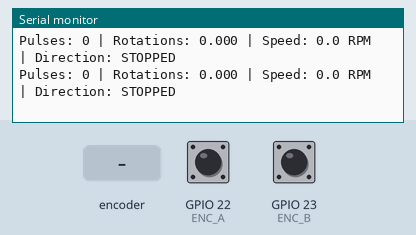
The sketch below on a simulated ESP32. On the bench: the last lines printed to the serial monitor. Inputs (shaded band) come from the test bench; at power-on: GPIO 22 (ENC_A) HIGH, GPIO 23 (ENC_B) HIGH.

Above: at 1.2 s.
1.3 s: rotary encoder on GPIO 22 (ENC_A) / GPIO 23 (ENC_B) turned 1 step (first pin leading)
At 1.51 s:
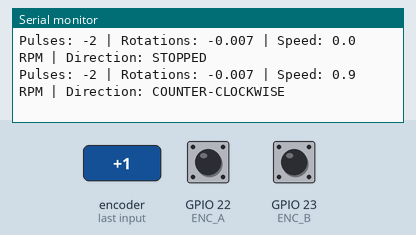
3.4 s: rotary encoder on GPIO 22 (ENC_A) / GPIO 23 (ENC_B) turned 2 steps (second pin leading)
At 3.53 s:
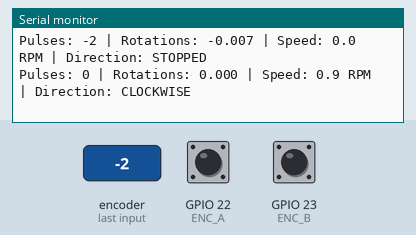
Timing chart, 0 to 6.4 s (numbered marks = the images above; inputs shaded):
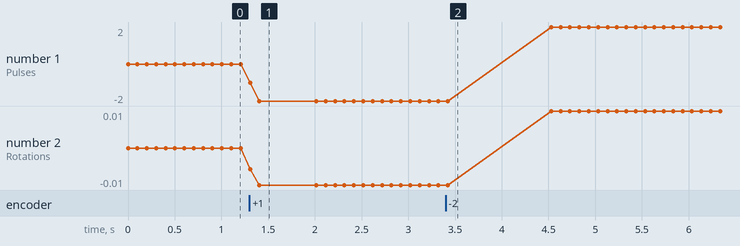

The sketch:

esp32_encoder_rotation_count_direction_speed.ino
```cpp
#define ENC_A 22  // Encoder Channel A
#define ENC_B 23  // Encoder Channel B (added for direction)
#define PULSES_PER_REV 280  // Corrected value

volatile long encoderValue = 0;
unsigned long lastPulseTime = 0;
const int debounceTime = 500; // Microseconds debounce

// Variables for RPM calculation
unsigned long lastRpmCalcTime = 0;
long prevEncoderValue = 0;
float rpm = 0.0;

void IRAM_ATTR updateEncoder() {
  unsigned long currentTime = micros();
  if (currentTime - lastPulseTime > debounceTime) {
    // Read the current state of both encoder channels
    int A_state = digitalRead(ENC_A);
    int B_state = digitalRead(ENC_B);

    // Determine direction based on the quadrature signals
    // If A leads B, clockwise rotation
    // If B leads A, counterclockwise rotation
    if (A_state == B_state) {
      encoderValue++;  // Clockwise
    } else {
      encoderValue--;  // Counterclockwise
    }

    lastPulseTime = currentTime;
  }
}

void setup() {
  Serial.begin(115200);
  pinMode(ENC_A, INPUT_PULLUP);
  pinMode(ENC_B, INPUT_PULLUP);
  attachInterrupt(digitalPinToInterrupt(ENC_A), updateEncoder, CHANGE);

  // Initialize timing variables
  lastRpmCalcTime = millis();
}

void loop() {
  unsigned long currentMillis = millis();
  float rotations = (float)encoderValue / PULSES_PER_REV;

  // Calculate RPM every 500ms
  if (currentMillis - lastRpmCalcTime >= 500) {
    // Calculate time elapsed in minutes
    float timeElapsed = (currentMillis - lastRpmCalcTime) / 60000.0;

    // Calculate pulses during this period
    long pulsesDelta = encoderValue - prevEncoderValue;

    // Calculate rotations during this period
    float rotationsDelta = (float)pulsesDelta / PULSES_PER_REV;

    // Calculate RPM
    rpm = rotationsDelta / timeElapsed;

    // Update variables for next calculation
    prevEncoderValue = encoderValue;
    lastRpmCalcTime = currentMillis;
  }

  // Determine direction text
  String direction = "STOPPED";
  if (rpm > 0.5) {
    direction = "CLOCKWISE";
  } else if (rpm < -0.5) {
    direction = "COUNTER-CLOCKWISE";
  }

  // Display absolute RPM value
  float absRpm = rpm < 0 ? -rpm : rpm;

  // Print all information
  Serial.print("Pulses: ");
  Serial.print(encoderValue);
  Serial.print(" | Rotations: ");
  Serial.print(rotations, 3);
  Serial.print(" | Speed: ");
  Serial.print(absRpm, 1);
  Serial.print(" RPM | Direction: ");
  Serial.println(direction);

  delay(100);  // More frequent updates
}
```

Measured:
- after the input at 1.3 s, the serial monitor: prints a new line at once (image 1)
- after the input at 3.4 s, the serial monitor: prints a new line after 0.12 s (image 2)
- plotted number 1: 0 → -2 after the input at 1.3 s, -2 → 2 after the input at 3.4 s
- plotted number 2: 0 → -0.01 after the input at 1.3 s, -0.01 → 0.01 after the input at 3.4 s
